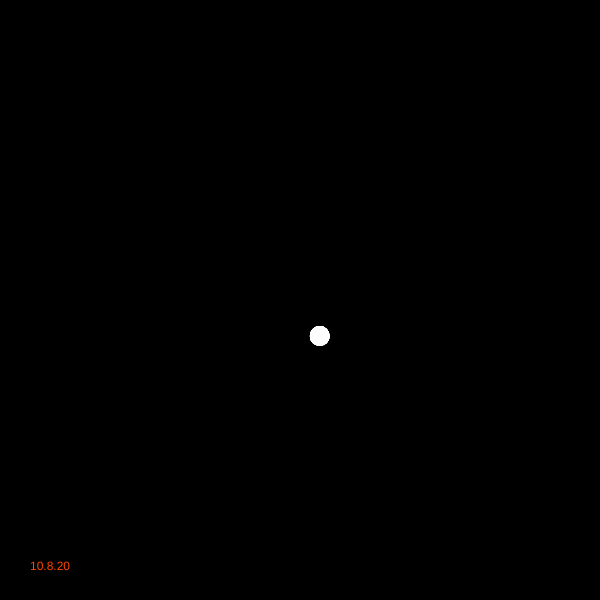
Frame 1 (no input)
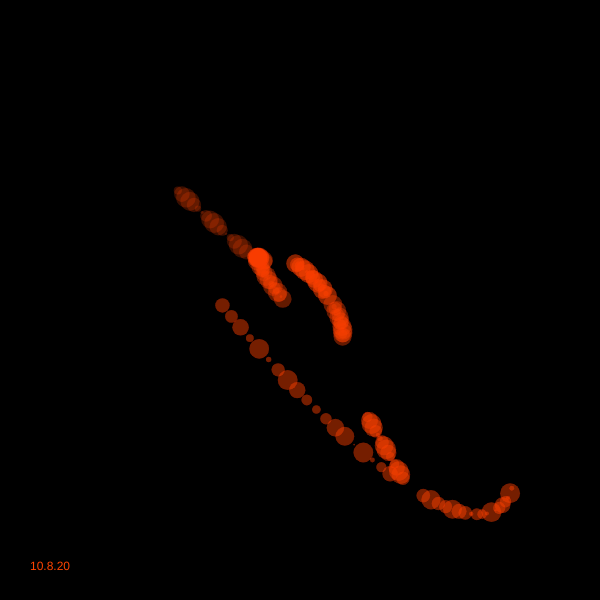
Frame 60 (no input)
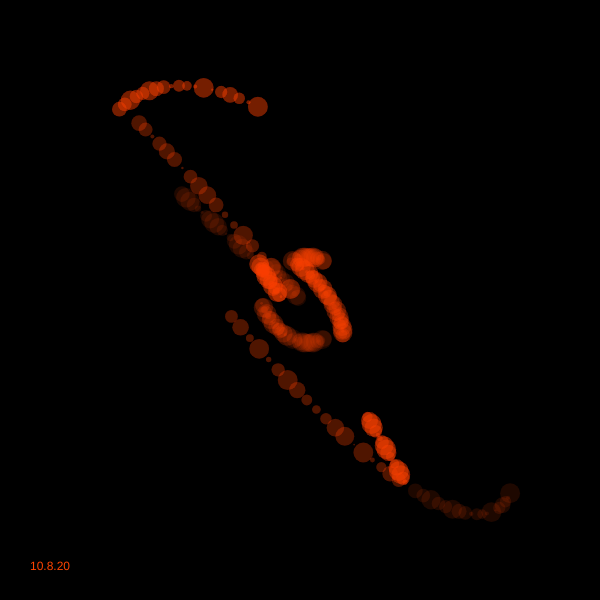
Frame 120 (the mouse pressed at the canvas centre since frame 60)

The p5.js sketch that drew these frames (run headless with seeded random() and noise() and a simulated clock; from frame 60 on, the mouse is pressed at the canvas centre):

// p5.js sketch
// ── sketch.js
let _aryObject = [];
let _tileNumT;
let _tileNumR;
let _ellipseRatio;
let _count;
let _stepR;
let _stepT;

function setup() {
  createCanvas(600, 600);
 
  // strokeJoin(MITER);
  
  _freqCount = 40;

  _count = 0;
  _ellipseRatio = 4;
  _tileNumT = 12;
  _tileNumR = 7;
  
  let layerNum = 40;
  let initT = int(random(_tileNumT));
  for (k = 1; k <= layerNum; k++) {
    let baseColor = 360 + random(20);
    _aryObject.push(new f(
      1, initT,
      color((baseColor + 180) % 360, 200, 50, 100),
      width/2/_tileNumR/layerNum*k
    ));
  }
}

function draw() {
  // clear();
 // blendMode(DIFFERENCE);
  background(0);
  
  for (let i = 0; i < _aryObject.length; i++) {
    _aryObject[i].update();
    _aryObject[i].drawMe();
  }

  _count ++;
  noStroke()
  fill(255,69,0);
  text("10.8.20", 30, height-30);
  fill(255,69,0, 30);
}

class f {
  constructor(iR, iT, myColor,sw) {
    this.target_iR = iR;
    this.target_iT = iT;
    this.myColor = myColor;
    this.sw = sw *_ellipseRatio; 
    this.aryPoint = [];
  }

  setTarget() {
    _stepR = 4;
    _stepT = 2;
    this.iR = this.target_iR;
    this.iT = this.target_iT % _tileNumT;
    
    this.aryPoint.unshift([this.iR, this.iT]);

    let dir;
    if (this.iR <= _stepR) {
      dir = random(["down", "left", "right"]);
    } else if (this.iR >= _tileNumR-_stepR) {
      dir = random(["up", "left", "right"]);
    } else {
      dir = random(["up", "down", "left", "right"]);
    }

    if (dir == "up") { this.target_iR = this.iR - _stepR; }
    else if (dir == "down") { this.target_iR = this.iR + _stepR; }
    else if (dir == "left") { this.target_iT = this.iT - _stepT; }
    else if (dir == "right") { this.target_iT = this.iT + _stepT; }

    this.dR = (this.target_iR - this.iR) / (_freqCount+1);
    this.dT = (this.target_iT - this.iT) / (_freqCount+1);
  }
  
  update() {
    if (_count % _freqCount == 0) {
      this.setTarget();
    }

    if (this.target_iR == this.iR) { //dir = right or left
      this.aryPoint.unshift([this.iR, this.aryPoint[0][1] + this.dT]);
    } else if (this.target_iT == this.iT) {
      this.aryPoint.unshift([this.aryPoint[0][0] + this.dR, this.iT]);
    }

    while (this.aryPoint.length >= 20) {
      this.aryPoint.pop();
    }
  }

  drawMe() {
    stroke(255,69,0);
    strokeWeight(5)
    noStroke()
    
    push();
    translate(width/2, height/2);

    for (let i = 0; i < this.aryPoint.length; i++) {
      var x =  width / 2 / _tileNumR * this.aryPoint[i][0] * cos(3.5*PI / _tileNumT * this.aryPoint[i][1]);
      var y = height / 2 / _tileNumR * this.aryPoint[i][0] * sin(4*PI / _tileNumT * this.aryPoint[i][1]);
      ellipse(x,y, sin(y)*20, sin(y)*20);
    }
   
    pop();
  }
}
